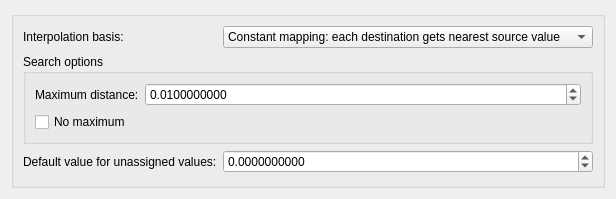
<?xml version="1.0" encoding="UTF-8"?>
<ui version="4.0">
 <class>MapFieldDataFromSourceToDestination</class>
 <widget class="QDialog" name="MapFieldDataFromSourceToDestination">
  <property name="geometry">
   <rect>
    <x>0</x>
    <y>0</y>
    <width>575</width>
    <height>199</height>
   </rect>
  </property>
  <property name="sizePolicy">
   <sizepolicy hsizetype="Fixed" vsizetype="Fixed">
    <horstretch>0</horstretch>
    <verstretch>0</verstretch>
   </sizepolicy>
  </property>
  <property name="minimumSize">
   <size>
    <width>0</width>
    <height>0</height>
   </size>
  </property>
  <property name="windowTitle">
   <string>Dialog</string>
  </property>
  <layout class="QVBoxLayout" name="verticalLayout">
   <item>
    <widget class="QGroupBox" name="groupBox">
     <property name="title">
      <string/>
     </property>
     <layout class="QFormLayout" name="formLayout">
      <property name="fieldGrowthPolicy">
       <enum>QFormLayout::AllNonFixedFieldsGrow</enum>
      </property>
      <item row="0" column="0">
       <widget class="QLabel" name="label_3">
        <property name="text">
         <string>Interpolation basis:</string>
        </property>
       </widget>
      </item>
      <item row="0" column="1">
       <widget class="QComboBox" name="methodComboBox_">
        <item>
         <property name="text">
          <string>Constant mapping: each destination gets nearest source value</string>
         </property>
        </item>
        <item>
         <property name="text">
          <string>Constant mapping: each source projects to just one destination</string>
         </property>
        </item>
        <item>
         <property name="text">
          <string>Linear (&quot;weighted&quot;)</string>
         </property>
        </item>
       </widget>
      </item>
      <item row="5" column="0">
       <widget class="QLabel" name="label_2">
        <property name="text">
         <string>Default value for unassigned values:</string>
        </property>
       </widget>
      </item>
      <item row="5" column="1">
       <widget class="QDoubleSpinBox" name="defaultValueDoubleSpinBox_">
        <property name="decimals">
         <number>10</number>
        </property>
        <property name="minimum">
         <double>-1000000000.000000000000000</double>
        </property>
        <property name="maximum">
         <double>1000000000.000000000000000</double>
        </property>
       </widget>
      </item>
      <item row="3" column="0" colspan="2">
       <widget class="QGroupBox" name="groupBox_2">
        <property name="minimumSize">
         <size>
          <width>0</width>
          <height>0</height>
         </size>
        </property>
        <property name="title">
         <string>Search options</string>
        </property>
        <layout class="QFormLayout" name="formLayout_2">
         <property name="fieldGrowthPolicy">
          <enum>QFormLayout::AllNonFixedFieldsGrow</enum>
         </property>
         <item row="1" column="0">
          <widget class="QLabel" name="maxDistanceLabel_">
           <property name="text">
            <string>Maximum distance:</string>
           </property>
          </widget>
         </item>
         <item row="1" column="1">
          <widget class="QDoubleSpinBox" name="maxDistanceSpinBox_">
           <property name="decimals">
            <number>10</number>
           </property>
           <property name="maximum">
            <double>999999999.000000000000000</double>
           </property>
           <property name="singleStep">
            <double>0.000100000000000</double>
           </property>
           <property name="value">
            <double>0.010000000000000</double>
           </property>
          </widget>
         </item>
         <item row="2" column="0">
          <widget class="QCheckBox" name="noMaxCheckBox_">
           <property name="text">
            <string>No maximum</string>
           </property>
          </widget>
         </item>
        </layout>
       </widget>
      </item>
     </layout>
     <zorder>label_2</zorder>
     <zorder>defaultValueDoubleSpinBox_</zorder>
     <zorder>methodComboBox_</zorder>
     <zorder>label_3</zorder>
     <zorder>groupBox_2</zorder>
    </widget>
   </item>
  </layout>
 </widget>
 <resources/>
 <connections>
  <connection>
   <sender>noMaxCheckBox_</sender>
   <signal>toggled(bool)</signal>
   <receiver>maxDistanceSpinBox_</receiver>
   <slot>setDisabled(bool)</slot>
   <hints>
    <hint type="sourcelabel">
     <x>70</x>
     <y>139</y>
    </hint>
    <hint type="destinationlabel">
     <x>187</x>
     <y>114</y>
    </hint>
   </hints>
  </connection>
  <connection>
   <sender>noMaxCheckBox_</sender>
   <signal>toggled(bool)</signal>
   <receiver>maxDistanceLabel_</receiver>
   <slot>setDisabled(bool)</slot>
   <hints>
    <hint type="sourcelabel">
     <x>70</x>
     <y>139</y>
    </hint>
    <hint type="destinationlabel">
     <x>74</x>
     <y>114</y>
    </hint>
   </hints>
  </connection>
 </connections>
</ui>
